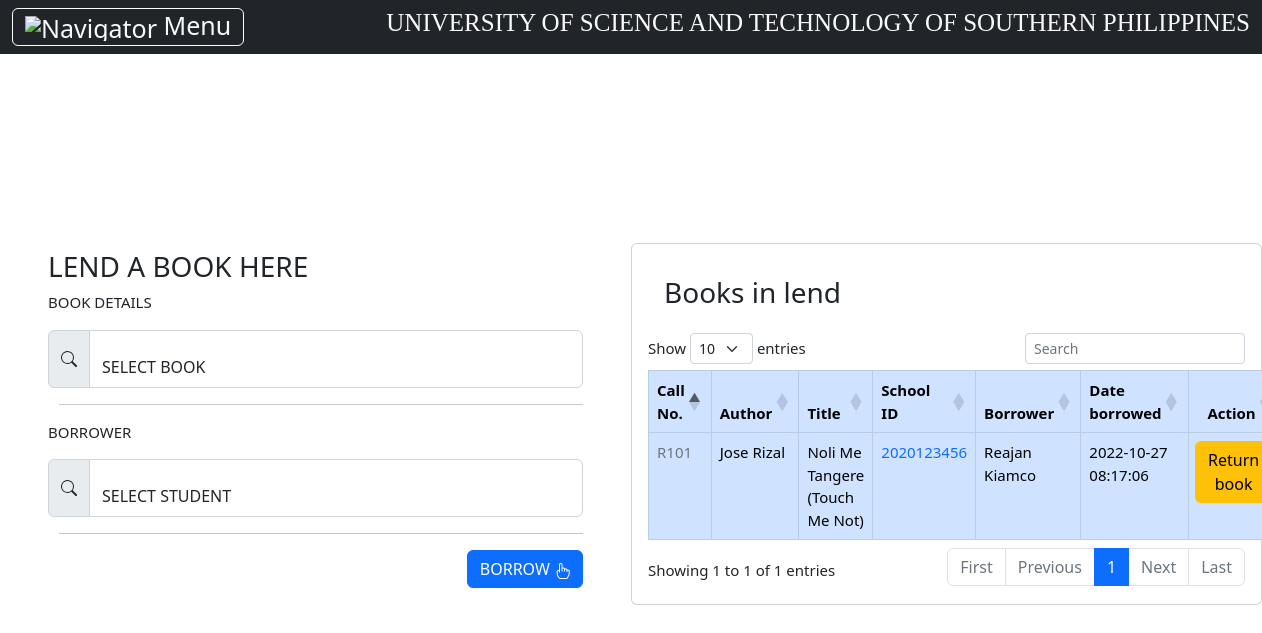
Screenshot of /lend/index.php (signed in) with the database file from the repository.
### tables this page shows
CREATE TABLE `borrowed` (
  `id` int(11) NOT NULL,
  `id_book` int(11) NOT NULL,
  `id_borrower` int(11) NOT NULL,
  `date_borrowed` datetime NOT NULL,
  `date_returned` datetime DEFAULT NULL,
  `assisted_by` varchar(100) DEFAULT NULL,
  `status` varchar(10) NOT NULL
);

CREATE TABLE `book` (
  `id` int(11) NOT NULL,
  `call_no` varchar(255) NOT NULL,
  `author` varchar(255) NOT NULL,
  `title` varchar(255) NOT NULL
);

CREATE TABLE `borrower` (
  `id` int(11) NOT NULL,
  `academic` varchar(100) NOT NULL,
  `f_name` varchar(30) NOT NULL,
  `m_name` varchar(30) DEFAULT NULL,
  `l_name` varchar(30) NOT NULL,
  `school_id` varchar(100) NOT NULL,
  `course` varchar(255) NOT NULL,
  `phone` varchar(15) NOT NULL,
  `email` varchar(255) NOT NULL
);

### lend/index.php (the view, shortened to what this page needs)
<?php require '..\auth/index.php'; ?>
<?php require_once "..\config/index.php"; ?>
 <?php
$select = "SELECT * FROM book ";
$result = $conn->query($select);
$option = '<option value="">SELECT BOOK</option>';
while($row = $result->fetch_object()){
    $option .= '<option value="'.$row->id.'">'.$row->call_no.'</option>';
}
?>
<?php
$select2 = "SELECT * FROM borrower ";
$result2 = $conn->query($select2);
$option2 = '<option value="">SELECT STUDENT</option>';
while($row2 = $result2->fetch_object()){
    $option2 .= '<option value="'.$row2->id.'">'.$row2->school_id.'</option>';
}
?>
<!DOCTYPE html>
<html lang="en">
<head>
    <link rel="stylesheet" href="style.css">
    <?php require_once '..\assets/cdnjs/toplink.php'; ?>
    <?php require_once '..\assets/getbootstrap v5.2/index.php'; ?>
</head>
<body>
<?php include '..\sidenav/index.php'; ?>
<div class="col-md-6">
    <div class="p-5">
        <div class="card-body">
            <div class="card-title"><h3>LEND A BOOK HERE </h3>
            <div class="lend">
                <P>BOOK DETAILS</P>
<form action="process.php" method="post" class="col-md">
<div class="input-group mb-3">
  <span class="input-group-text"></span>
<div class="form-floating">
<select name="bookid" id="id"  class="form-control" onchange="getData(this.value, 'displaydata')">
              <?php echo $option;
              ?>
            </select>
</div>
</div>
		<div class="details">
				<hr class="divider">
		</div>
            </div>
            </div>
            <div class="return">
						<div class="lend">
                <P>BORROWER</P>
<div class="input-group mb-3">
  <span class="input-group-text"></span>
<div class="form-floating">
<select name="borrowerid" id="id2"  class="form-control" onchange="getData2(this.value, 'displaydata2')">
              <?php echo $option2;
              ?>
            </select>
</div>
</div>
<div class="details">
				<hr class="divider">
		</div>
	<button class="btn btn-primary" style="float: right;"  data-bs-toggle="modal" data-bs-target="#exampleModal">BORROW  </button>
            </div>
            </div>
        </div>
    </div>
</div>
<div class="col-md-6">
    <div class="card mt-5">
        <div class="card-body">
            <div class="row p-3">
              <h3>Books in lend</h3>
            </div>
        <table id="datatableid" class="table table-bordered table-primary col-md-12">
        <thead>
            <tr>
                <th>Call No.</th>
                <th>Author</th>
                <th>Title</th>
								<th>School ID</th>
								<th>Borrower</th>
								<th>Date borrowed</th>
								<th ><c style="float: right;">Action</c></th>
            </tr>
        </thead>
        <tbody>
				<?php
							$query = "SELECT borrowed.id, book.call_no, book.author, book.title, borrower.school_id, concat(borrower.f_name,' ',borrower.m_name,' ',borrower.l_name) as student, borrowed.date_borrowed FROM borrowed inner join book inner join borrower where borrowed.id_book = book.id AND borrowed.id_borrower = borrower.id AND borrowed.status = 'BORROWED' order by borrowed.date_borrowed desc ";
							$result = mysqli_query($conn, $query);
							while($row = mysqli_fetch_array($result)) {
                 $id =$row["id"]; ?>
            <tr>
                <td> <c class="text-secondary"> <?php echo  $row["call_no"]; ?></c></td>
                <td><?php echo  $row["author"]; ?></td>
                <td><?php echo  $row["title"]; ?></td>
								<td> <c class="text-primary"> <?php echo  $row["school_id"]; ?></c></td>
								<td><?php echo  $row["student"]; ?></td>
								<td><?php echo  $row["date_borrowed"]; ?></td>
								<td>
                <?php echo "<a class='btn btn-warning btn-d ' onClick=\"javascript: return confirm('Confirm to return book.');\" href='process.php?return_id=".$row['id']."'>"; ?> Return book </a>
                            </td>
            </tr>
								<?php }?>
        </tbody>
    </table>
        </div>
    </div>
</div>
<?php require_once '..\assets/cdnjs/index.php'; ?>
</body>
</html>

### assets/css/style.css (style rules this page uses)
a { text-decoration: none; }

### sidenav/index.php (style rules this page uses)
body { margin: 0; font-size: 15px; display: flex; flex: 1; min-height: 100vh; align-items: center; }

### lend/index.php (style rules this page uses)
.btn-d, .btn-e { float: right; margin-right: 2%; }
.details { margin-left: 2%; }

### rows the page displays
borrowed: id_book.call_no "R101", id_book.author "Jose Rizal", id_book.title "Noli Me Tangere (Touch Me Not)", id_borrower.school_id "2020123456", student "Reajan Kiamco", date_borrowed "2022-10-27 08:17:06"
